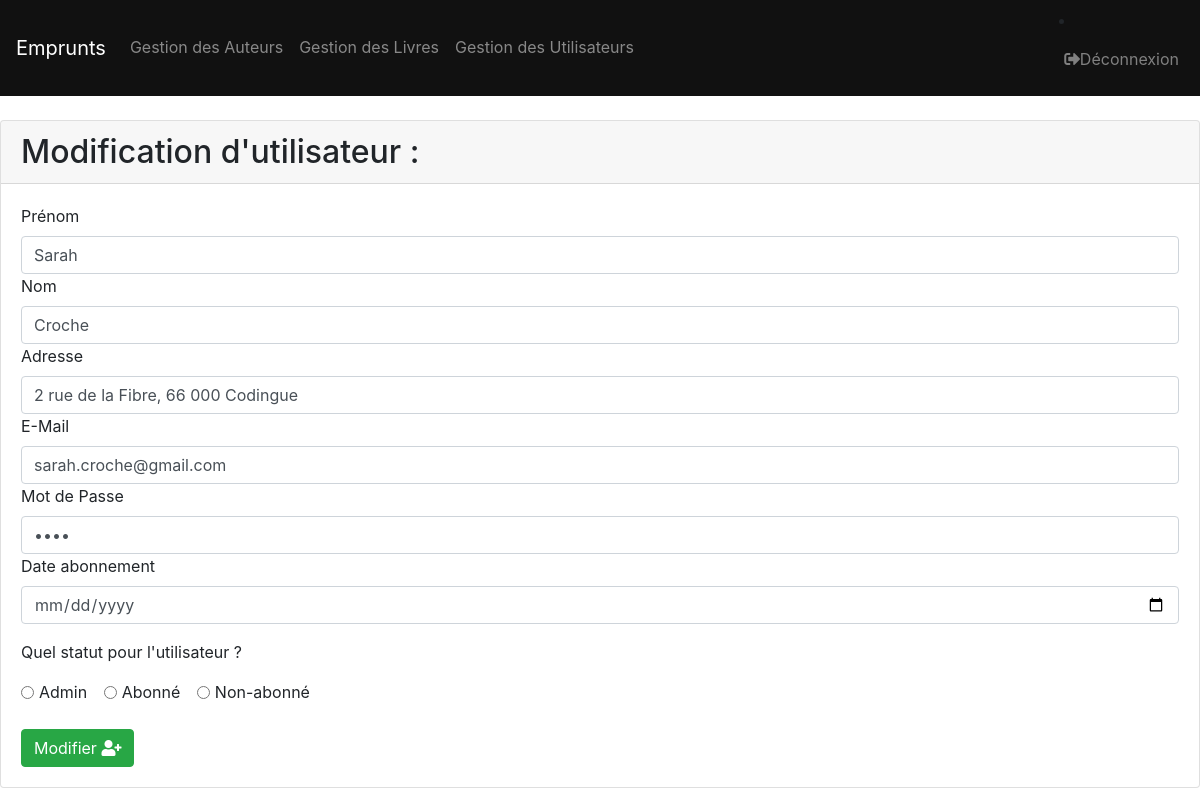
The page /admin/modification/modifierUtilisateur.php?id=1 (signed in) on the database its author committed.
### tables this page shows
CREATE TABLE `utilisateurs` (
  `id` int(10) UNSIGNED NOT NULL,
  `prenom` varchar(255) NOT NULL,
  `nom` varchar(255) NOT NULL,
  `statut` varchar(255) NOT NULL,
  `email` varchar(255) NOT NULL,
  `mdp` varchar(255) NOT NULL,
  `adresse` varchar(255) NOT NULL,
  `date_abonnement` date NOT NULL
);

### admin/modification/modifierUtilisateur.php (the view, shortened to what this page needs)
<?php
    function displayInfoUser() {
        $pdo = new PDO('mysql:host=localhost; dbname=biblio_coding; charset=utf8', 'root', '');
        $id = $_GET['id'];
        $query = $pdo->prepare('SELECT * FROM utilisateurs WHERE id = :id');
        $array =array(
            'id' => $id,
        );
        $query->execute($array);
        if ($data = $query->fetch()) {
            echo '<div class="card">
            <div class="card-header" id="headingOne">
                <h2 class="mb-0">
                    Modification d\'utilisateur :
                </h2>
            </div>
            <div class="card-body">
                <form method="POST" action="modifierUtilisateur.php?id='.$data['id'].'">
                    <div class="form-group">
                        <label for="exampletext">Prénom</label>
                        <input type="text" class="form-control" name="prenom_update" id="exampleInputEmail1" aria-describedby="nameHelp" value="'.$data['prenom'].'" required/>
                        <label for="exampletext">Nom</label>
                        <input type="text" class="form-control" name="nom_update" id="exampleInputEmail1" aria-describedby="nameHelp" value="'.$data['nom'].'" required/>
                        <label for="exampletext">Adresse</label>
                        <input type="text" class="form-control" name="adresse_update" id="exampleInputEmail1" aria-describedby="AdressHelp" value="'.$data['adresse'].'" required/>
                        <label for="exampleInputEmail1">E-Mail</label>
                        <input type="email" class="form-control" name="email_update" id="exampleInputEmail1" aria-describedby="emailHelp" value="'.$data['email'].'" required/>
                        <label for="exampleInputPassword">Mot de Passe</label>
                        <input type="password" class="form-control" name="password_update" id="exampleInputPassword1" value="'.$data['mdp'].'" required/>
                        <label for="exampleInputDate_abonnement">Date abonnement</label>
                        <input type="date" class="form-control" name="date_abonnement_update" id="exampleInputDate_abonnement1" value="'.$data['date_abonnement'].'" required/>
                    </div>
                    <p> Quel statut pour l\'utilisateur ?</p>
                    <div class="form-check form-check-inline">
                        <input class="form-check-input" type="radio" name="statut_update" id="inlineRadio1" value="admin" required/>
                        <label class="form-check-label" for="inlineRadio1">Admin</label>
                    </div>
                    <div class="form-check form-check-inline">
                        <input class="form-check-input" type="radio" name="statut_update" id="inlineRadio2" value="abonne" required/>
                        <label class="form-check-label" for="inlineRadio2">Abonné</label>
                    </div>
                    <div class="form-check form-check-inline">
                        <input class="form-check-input" type="radio" name="statut_update" id="inlineRadio3" value="non_abonne" required/>
                        <label class="form-check-label" for="inlineRadio2">Non-abonné</label>
                    </div>
                    <br>
                    <br>
                    <button type="submit" name="form_update" class="btn btn-success">Modifier <i class="fas fa-user-plus"></i></button>
                </form>
            </div>
        </div>';
        }
        else
        {
            echo '<p>Aucun résultat n\'a été trouvé...</p>';
        }
    }
?>
<!DOCTYPE html>
<html lang="fr">
    <head>
        <link rel="stylesheet" href="https://stackpath.bootstrapcdn.com/bootstrap/4.1.3/css/bootstrap.min.css">
        <link rel="stylesheet" href="../../css/styles.css">
    </head>
    <body>
        <?php displayInfoUser() ;?>
    </body>
</html>

### css/styles.css (style rules this page uses)
.card { margin-top:2%; margin-bottom:2%; }
body { margin: 0 auto; padding: 0; }

### rows shown on the page
utilisateurs: prenom_update "Sarah", nom_update "Croche", adresse_update "2 rue de la Fibre, 66 000 Codingue", email_update "sarah.croche@gmail.com"
